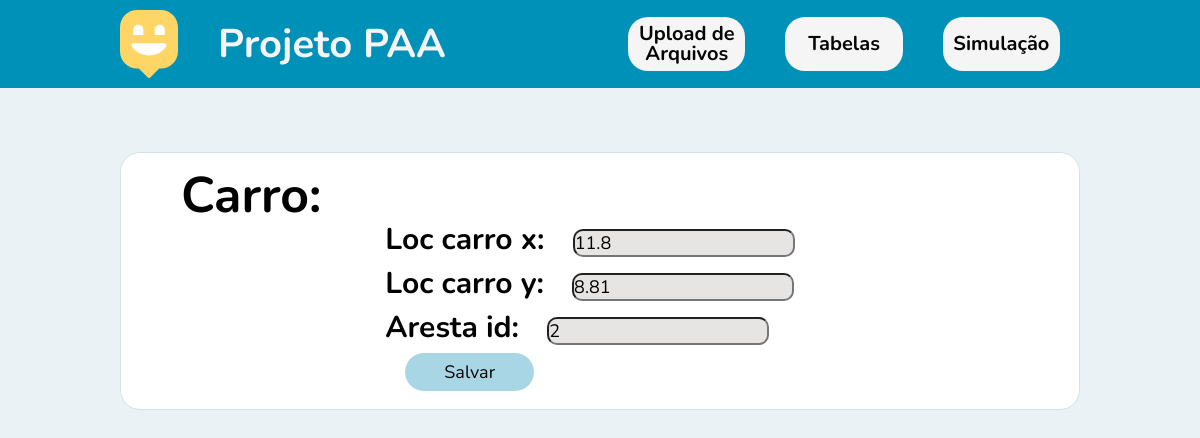
Page /edit/carro/4 on the committed database.
### app/models.py (models this page shows)
class Carro(models.Model):
    carro_id = models.IntegerField(blank=False, null=False)
    loc_carro_x = models.FloatField(blank=False, null=False)
    loc_carro_y = models.FloatField(blank=False, null=False)
    aresta_id = models.IntegerField(blank=False, null=False)

### app/views.py (the view)
# urls.py: path('edit/<str:tabela>/<int:id>', views.edit, name='edit'),
def edit(request, tabela, id):
    if(tabela == 'carro'):
        carro = get_object_or_404(Carro, carro_id=id)
        form = CarroForm(instance=carro)
        title = 'Carro'
    elif(tabela == 'cliente'):
        cliente = get_object_or_404(Cliente, cliente_id=id)
        form = ClienteForm(instance=cliente)
        title = 'Cliente'
    elif(tabela == 'grafo'):
        grafo = get_object_or_404(Grafo, aresta_n=id)
        form = GrafoForm(instance=grafo)
        title = 'Grafo'
    if(request.method == 'POST'):
        if(title == 'Carro'):
            form = CarroForm(request.POST, instance=carro)
            form.save()
            return redirect('/tabelas')
        elif(title == 'Cliente'):
            form = ClienteForm(request.POST, instance=cliente)
            form.save()
            return redirect('/tabelas')
        elif(title == 'Grafo'):
            form = GrafoForm(request.POST, instance=grafo)
            form.save()
            return redirect('/tabelas')
    else:
        return render(request, 'app/edit.html', {'form': form, 'title': title})

### app/forms.py
class CarroForm(forms.ModelForm):
    class Meta:
        model = Carro
        fields = ('loc_carro_x', 'loc_carro_y', 'aresta_id')

### app/templates/app/edit.html (shortened to what this page needs)
{% load static %} {% block content %}
<!DOCTYPE html>
<html lang="pt_BR">
  <head>
    <link rel="stylesheet" href="{% static 'css/main.css' %}" />
    <link rel="stylesheet" href="{% static 'css/animations.css' %}" />
    <link rel="stylesheet" href=" {% static 'css/edit.css' %}" />
  </head>
  <body>
    <nav class="nav_bar_back">
      <div class="nav_bar">
        <div class="nav_title">
          <img src="{% static 'images/map-marker.svg' %}" alt="Happy" />
          <h1 class="title">Projeto PAA</h1>
        </div>
        <div class="nav_buttons">
          <a class="button_nav" href="/"><label>Upload de Arquivos</label></a>
          <a class="button_nav" href="/tabelas"><label>Tabelas</label></a>
          <a class="button_nav" href="/simulacao/grafo"
            ><label>Simulação</label></a
          >
        </div>
      </div>
    </nav>
    <div class="page-home animate-up">
      <div class="div_1">
        <h1 class="title_form">{{title}}:</h1>
        <div class="div_2">
          <form method="POST">
            <div class="div_form">{{ form.as_p}}</div>
            <input class="button" type="submit" value="Salvar" />
          </form>
        </div>
      </div>
    </div>
  </body>
</html>
{% endblock %}

### app/static/css/main.css (style rules this page uses)
* { margin: 0; padding: 0; box-sizing: border-box; }
:root { font-size: 62.5%; }
body { height: 100vh; color: white; background: #ebf2f5; }
body, input, button, textarea { font: 400 1.8rem/1 "Nunito", "sans-serif"; color: black; }

### app/static/css/animations.css (style rules this page uses)
.animate-up { animation-name: up; animation-duration: 300ms; animation-fill-mode: backwards; }

### app/static/css/edit.css (style rules this page uses)
body { flex: 1; }
.page-home { width: 80%; margin: 6.4rem auto; background: white; border: 1px solid #d3e2e5; border-radius: 2rem; overflow: hidden; }
.nav_bar_back { background: rgb(0, 145, 185); display: flex; justify-content: center; }
.nav_bar { width: 80%; display: flex; justify-content: space-between; align-items: center; margin: 1rem; }
.nav_title { display: flex; justify-content: space-evenly; align-items: center; color: whitesmoke; }
.title { margin-left: 4rem; font-size: 40px; }
.nav_buttons { display: flex; justify-content: space-evenly; align-items: center; background: rgb(0, 145, 185); }
.button_nav { width: 100%; height: 5.4rem; border: 0; cursor: pointer; background: rgb(245, 245, 245); border-radius: 2rem; color: rgb(6, 6, 6); display: flex; align-items: center; justify-content: center; text-align: center; transition: background-color 0.2s; margin-left: 2rem; margin-right: 2rem; text-decoration: none; font-size: 20px; font-weight: bold; }
.title_form { color: black; font-size: 50px; margin-left: 6rem; }
.div_1 { display: inline; justify-content: center; align-items: center; margin-top: 30px; margin-bottom: 30px; margin-left: 2rem; margin-right: 2rem; }
.div_2 { display: flex; justify-content: center; align-items: center; }
.div_form { display: inline; justify-content: center; align-items: center; border-radius: 20px; font-size: 30px; font-weight: bold; background: rgb(200, 200, 200); }
.div_form input { background: rgb(231, 228, 228); border-radius: 10px; margin-top: 0.8rem; margin-bottom: 0.8rem; margin-left: 2rem; margin-right: 2rem; }
.button { width: 30%; height: 100%; padding: 1rem; border: 0; cursor: pointer; background: #a9d6e5; border-radius: 2rem; color: rgb(6, 6, 6); display: flex; align-items: center; justify-content: center; text-align: center; transition: background-color 0.2s; margin-left: 2rem; margin-right: 2rem; }

### rows in the picture
Carro: loc_carro_x "11.8", loc_carro_y "8.81", aresta_id "2"

### other values in the picture
{{ title }} "Carro"
